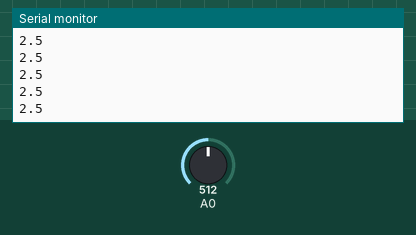
Simulated run of this sketch. Board: Arduino Uno, built with avr-gcc and run on an emulated ATmega328P. On the bench: the last lines printed to the serial monitor. The inputs (shaded band) are chosen by the test bench; at power-on: A0 = 512.

Above: at 1.2 s.
1.3 s: A0 set to 716
At 1.31 s:
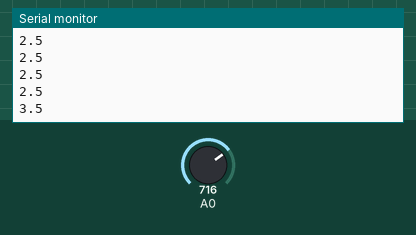
2.8 s: A0 set to 900
At 2.82 s:
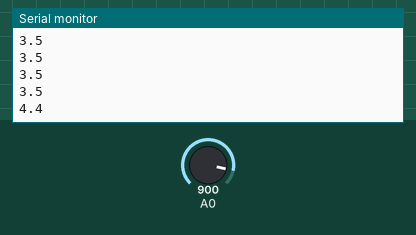
Timing chart, 0 to 5.8 s (numbered marks = the images above; inputs shaded):
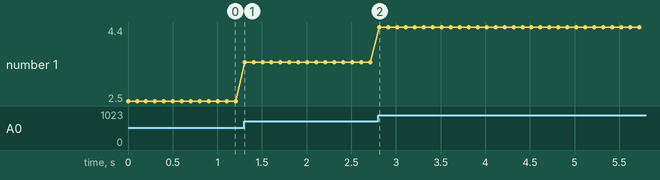

Measured:
- after the input at 1.3 s, the serial monitor: prints a new line at once (image 1)
- after the input at 2.8 s, the serial monitor: prints a new line at once (image 2)
- plotted number 1: 2.5 → 3.5 after the input at 1.3 s, 3.5 → 4.4 after the input at 2.8 s

The sketch:

MQ2.ino
```cpp
/*
 * MQ2 -> Arduino
Vcc -> 5V
Gnd -> Gnd
AD -> A0

*/

void setup() {
  Serial.begin(9600);
}
void loop() {
  float vol;
  int sensorValue = analogRead(A0);
  vol=(float)sensorValue/1024*5.0;
  Serial.println(vol,1);
  delay(100);
}
```
